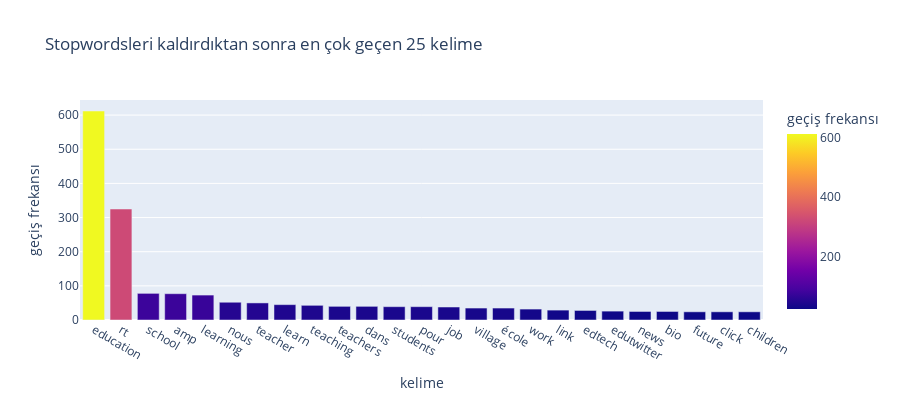

Notebook source saved alongside this figure:
### Code cell
import nltk
from nltk.corpus import stopwords

stop = stopwords.words('English')
with open('stop_words_english.txt', encoding='utf-8') as file:  
    stw = file.read() 
stw = stw.split()
stw = [s.lower() for s in stw] 
stop += stw
def get_top_n_words(corpus, n=None):
    vec = CountVectorizer(stop_words = stop).fit(corpus)
    bag_of_words = vec.transform(corpus)
    sum_words = bag_of_words.sum(axis=0) 
    words_freq = [(word, sum_words[0, idx]) for word, idx in vec.vocabulary_.items()]
    words_freq =sorted(words_freq, key = lambda x: x[1], reverse=True)
    return words_freq[:n]
common_words = get_top_n_words(mydata["text"], 25)
df2 = pd.DataFrame(common_words, columns = ['kelime' , 'geçiş frekansı'])
fig = px.bar(df2, x='kelime', y='geçiş frekansı',
             hover_data=['kelime', 'geçiş frekansı'], color='geçiş frekansı',
             title='Stopwordsleri kaldırdıktan sonra en çok geçen 25 kelime',
             height=400)
fig.show()

### Figure 1 — Plotly figure (JSON) as saved in the notebook; plotly's stock layout.template omitted (floating-point values rounded to 4 significant figures)
{"data": [{"alignmentgroup": "True", "hovertemplate": "kelime=%{x}<br>geçiş frekansı=%{marker.color}<extra></extra>", "legendgroup": "", "marker": {"color": [612, 325, 78, 77, 73, 52, 50, 45, 43, 40, 40, 39, 39, 38, 35, 35, 32, 29, 28, 26, 25, 25, 24, 24, 24], "coloraxis": "coloraxis", "pattern": {"shape": ""}}, "name": "", "offsetgroup": "", "orientation": "v", "showlegend": false, "textposition": "auto", "type": "bar", "x": ["education", "rt", "school", "amp", "learning", "nous", "teacher", "learn", "teaching", "teachers", "dans", "students", "pour", "job", "village", "école", "work", "link", "edtech", "edutwitter", "news", "bio", "future", "click", "children"], "xaxis": "x", "y": [612, 325, 78, 77, 73, 52, 50, 45, 43, 40, 40, 39, 39, 38, 35, 35, 32, 29, 28, 26, 25, 25, 24, 24, 24], "yaxis": "y"}], "layout": {"barmode": "relative", "coloraxis": {"colorbar": {"title": {"text": "geçiş frekansı"}}, "colorscale": [[0, "#0d0887"], [0.1111, "#46039f"], [0.2222, "#7201a8"], [0.3333, "#9c179e"], [0.4444, "#bd3786"], [0.5556, "#d8576b"], [0.6667, "#ed7953"], [0.7778, "#fb9f3a"], [0.8889, "#fdca26"], [1, "#f0f921"]]}, "height": 400, "legend": {"tracegroupgap": 0}, "title": {"text": "Stopwordsleri kaldırdıktan sonra en çok geçen 25 kelime"}, "xaxis": {"anchor": "y", "domain": [0, 1], "title": {"text": "kelime"}}, "yaxis": {"anchor": "x", "domain": [0, 1], "title": {"text": "geçiş frekansı"}}}}
